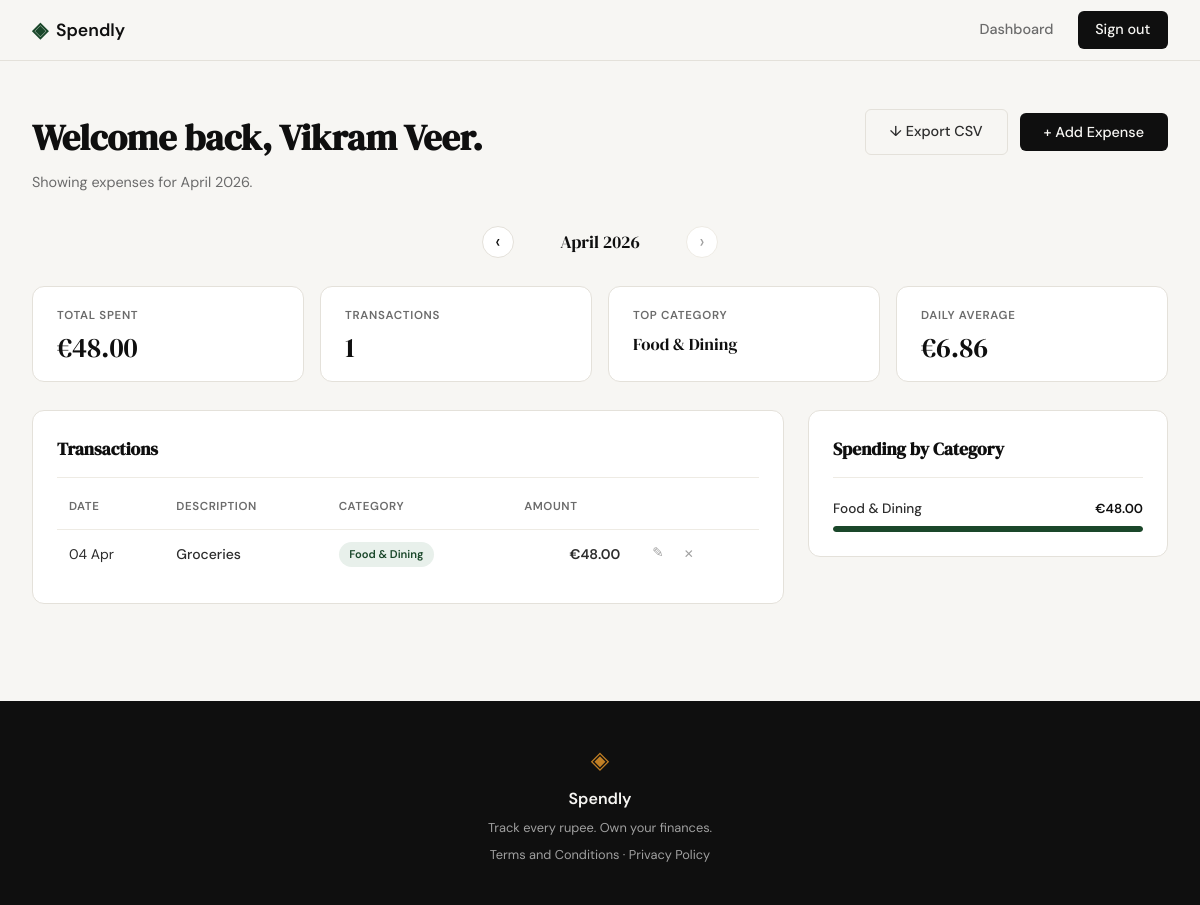
The page /dashboard (signed in) on the database its author committed.
### app.py (models this page shows)
class Expense(db.Model):
    id          = db.Column(db.Integer, primary_key=True)
    user_id     = db.Column(db.Integer, db.ForeignKey('user.id'), nullable=False)
    amount      = db.Column(db.Float, nullable=False)
    category    = db.Column(db.String(50), nullable=False)
    date        = db.Column(db.Date, nullable=False)
    description = db.Column(db.String(200), nullable=False)

### app.py (the view)
@app.route("/dashboard")
def dashboard():
    if "user_id" not in session:
        return redirect(url_for("login"))
    user_id = session["user_id"]
    today   = date.today()
    try:
        month = int(request.args.get("month", today.month))
        year  = int(request.args.get("year",  today.year))
        if date(year, month, 1) > today.replace(day=1):
            month, year = today.month, today.year
        selected = date(year, month, 1)
    except (ValueError, TypeError):
        return redirect(url_for("dashboard"))
    first_of_month = date(year, month, 1)
    nm, ny = next_month(month, year)
    last_of_month  = date(ny, nm, 1) - timedelta(days=1)
    monthly_expenses = (Expense.query
                        .filter_by(user_id=user_id)
                        .filter(Expense.date >= first_of_month,
                                Expense.date <= last_of_month)
                        .order_by(Expense.date.desc(), Expense.id.desc())
                        .all())
    total             = sum(e.amount for e in monthly_expenses)
    transaction_count = len(monthly_expenses)
    is_current = (year == today.year and month == today.month)
    elapsed    = today.day if is_current else days_in_month(month, year)
    daily_avg  = total / max(elapsed, 1)
    cat_totals = {}
    for e in monthly_expenses:
        cat_totals[e.category] = cat_totals.get(e.category, 0) + e.amount
    top_category      = max(cat_totals, key=cat_totals.get) if cat_totals else "—"
    sorted_categories = sorted(cat_totals.items(), key=lambda x: x[1], reverse=True)
    max_cat_amount    = sorted_categories[0][1] if sorted_categories else 1
    pm, py = prev_month(month, year)
    return render_template(
        "dashboard.html",
        expenses=monthly_expenses,
        total_this_month=total,
        transaction_count=transaction_count,
        top_category=top_category,
        daily_average=daily_avg,
        sorted_categories=sorted_categories,
        max_cat_amount=max_cat_amount,
        categories=CATEGORIES,
        today=today,
        selected=selected,
        is_current=is_current,
        prev_month=pm, prev_year=py,
        next_month=nm, next_year=ny,
    )

### app.py (called while the page is built)
def prev_month(month, year):
    if month == 1:
        return 12, year - 1
    return month - 1, year

def next_month(month, year):
    if month == 12:
        return 1, year + 1
    return month + 1, year

### templates/dashboard.html (shortened to what this page needs)
{% extends "base.html" %}
{% block head %}
<link rel="stylesheet" href="{{ url_for('static', filename='css/dashboard.css') }}">
{% endblock %}
{% block content %}
<div class="dash-page">
    <div class="dash-header">
        <div>
            <h1 class="dash-title">Welcome back, {{ session.user_name }}.</h1>
            <p class="dash-subtitle">Showing expenses for {{ selected.strftime('%B %Y') }}.</p>
        </div>
        <div class="dash-header-actions">
            <a href="/expenses/export" class="btn-ghost">↓ Export CSV</a>
            <button class="btn-primary" id="open-add-modal">+ Add Expense</button>
        </div>
    </div>
    <div class="month-nav">
        <a class="month-nav-btn"
           href="{{ url_for('dashboard', month=prev_month, year=prev_year) }}"
           aria-label="Previous month">‹</a>
        <span class="month-nav-label">{{ selected.strftime('%B %Y') }}</span>
        <a class="month-nav-btn {% if is_current %}month-nav-btn--disabled{% endif %}"
           aria-label="Next month">›</a>
    </div>
    <div class="stats-row">
        <div class="stat-tile">
            <p class="stat-tile-label">Total Spent</p>
            <p class="stat-tile-value">€{{ "%.2f"|format(total_this_month) }}</p>
        </div>
        <div class="stat-tile">
            <p class="stat-tile-label">Transactions</p>
            <p class="stat-tile-value">{{ transaction_count }}</p>
        </div>
        <div class="stat-tile">
            <p class="stat-tile-label">Top Category</p>
            <p class="stat-tile-value stat-tile-value--sm">{{ top_category }}</p>
        </div>
        <div class="stat-tile">
            <p class="stat-tile-label">Daily Average</p>
            <p class="stat-tile-value">€{{ "%.2f"|format(daily_average) }}</p>
        </div>
    </div>
    <div class="dash-grid">
        <div class="dash-card">
            <h2 class="dash-card-title">Transactions</h2>
            {% if expenses %}
            <table class="expense-table">
                <thead>
                    <tr>
                        <th>Date</th>
                        <th>Description</th>
                        <th>Category</th>
                        <th class="col-right">Amount</th>
                        <th></th>
                    </tr>
                </thead>
                <tbody>
                    {% for e in expenses %}
                    <tr>
                        <td class="exp-date">{{ e.date.strftime('%d %b') }}</td>
                        <td class="exp-desc">{{ e.description }}</td>
                        <td><span class="category-tag">{{ e.category }}</span></td>
                        <td class="exp-amount">€{{ "%.2f"|format(e.amount) }}</td>
                        <td class="exp-actions">
                            <button class="btn-edit"
                                    data-id="{{ e.id }}"
                                    data-amount="{{ e.amount }}"
                                    data-category="{{ e.category }}"
                                    data-date="{{ e.date }}"
                                    data-description="{{ e.description }}"
                                    aria-label="Edit">✎</button>
                            <form method="POST" action="/expenses/{{ e.id }}/delete"
                                  onsubmit="return confirm('Delete this expense?')">
                                <button type="submit" class="btn-delete" aria-label="Delete">✕</button>
                            </form>
                        </td>
                    </tr>
                    {% endfor %}
                </tbody>
            </table>
            {% else %}
            <div class="empty-state">
                <p class="empty-icon">○</p>
                <p>No expenses for {{ selected.strftime('%B %Y') }}.</p>
                <p>Click <strong>+ Add Expense</strong> to log one.</p>
            </div>
            {% endif %}
        </div>
        <div class="dash-right">
            <div class="dash-card">
                <h2 class="dash-card-title">Spending by Category</h2>
                {% if sorted_categories %}
                <div class="category-breakdown">
                    {% for cat, total in sorted_categories %}
                    <div class="cat-row">
                        <div class="cat-row-header">
                            <span class="cat-name">{{ cat }}</span>
                            <span class="cat-amount">€{{ "%.2f"|format(total) }}</span>
                        </div>
                        <div class="cat-track">
                            <div class="cat-bar"
                                 style="width: {{ [((total / max_cat_amount) * 100)|int, 2]|max }}%">
                            </div>
                        </div>
                    </div>
                    {% endfor %}
                </div>
                {% else %}
                <div class="empty-state">
                    <p>No data for this month.</p>
                </div>
                {% endif %}
            </div>
        </div>
    </div>
</div>
{% endblock %}

### templates/base.html (shortened to what this page needs)
<!DOCTYPE html>
<html lang="en">
<head>
    <link rel="stylesheet" href="{{ url_for('static', filename='css/style.css') }}">
    {% block head %}{% endblock %}
</head>
<body>
    <nav class="navbar">
        <div class="nav-inner">
            <a href="{{ url_for('landing') }}" class="nav-brand">
                <span class="brand-icon">◈</span>
                <span class="brand-name">Spendly</span>
            </a>
            <div class="nav-links">
                {% if session.user_id %}
                <a href="{{ url_for('dashboard') }}">Dashboard</a>
                <a href="{{ url_for('logout') }}" class="nav-cta">Sign out</a>
                {% else %}
                <a href="{{ url_for('login') }}">Sign in</a>
                <a href="{{ url_for('register') }}" class="nav-cta">Get started</a>
                {% endif %}
            </div>
        </div>
    </nav>
    <main class="main-content">
        {% block content %}{% endblock %}
    </main>
    <footer class="footer">
        <div class="footer-inner">
            <span class="brand-icon">◈</span>
            <span class="footer-name">Spendly</span>
            <p class="footer-copy">Track every rupee. Own your finances.</p>
            <p class="footer-copy"><a href="/terms">Terms and Conditions</a> · <a href="/privacy">Privacy Policy</a></p>
        </div>
    </footer>
</body>
</html>

### static/css/style.css (style rules this page uses)
:root { --ink: #0f0f0f; --ink-soft: #2d2d2d; --ink-muted: #6b6b6b; --ink-faint: #a0a0a0; --paper: #f7f6f3; --paper-warm: #f0ede6; --paper-card: #ffffff; --accent: #1a472a; --accent-light: #e8f0eb; --accent-2: #c17f24; --accent-2-light: #fdf3e3; --danger: #c0392b; --danger-light: #fdecea; --border: #e4e1da; --border-soft: #eeebe4; --font-display: 'DM Serif Display', Georgia, serif; --font-body: 'DM Sans', system-ui, sans-serif; --max-width: 1200px; --auth-width: 440px; --radius-sm: 6px; --radius-md: 12px; --radius-lg: 20px; }
*, *::before, *::after { box-sizing: border-box; margin: 0; padding: 0; }
html { font-size: 16px; scroll-behavior: smooth; }
body { background: var(--paper); color: var(--ink); font-family: var(--font-body); font-size: 1rem; line-height: 1.6; -webkit-font-smoothing: antialiased; }
a { color: inherit; text-decoration: none; }
.navbar { position: sticky; top: 0; z-index: 100; background: var(--paper); border-bottom: 1px solid var(--border); padding: 0 2rem; }
.nav-inner { max-width: var(--max-width); margin: 0 auto; height: 60px; display: flex; align-items: center; justify-content: space-between; }
.nav-brand { display: flex; align-items: center; gap: 0.5rem; font-family: var(--font-body); font-weight: 600; font-size: 1.1rem; color: var(--ink); }
.brand-icon { color: var(--accent); font-size: 1.3rem; }
.brand-name { color: var(--ink); }
.nav-links { display: flex; align-items: center; gap: 1.5rem; font-size: 0.9rem; font-weight: 500; }
.nav-links a { color: var(--ink-muted); transition: color 0.2s; }
.nav-cta { background: var(--ink) !important; color: var(--paper) !important; padding: 0.45rem 1.1rem; border-radius: var(--radius-sm); transition: background 0.2s !important; }
.main-content { min-height: calc(100vh - 60px - 100px); }
.btn-primary { display: inline-block; background: var(--ink); color: var(--paper); padding: 0.65rem 1.5rem; border-radius: var(--radius-sm); font-family: var(--font-body); font-size: 0.9rem; font-weight: 500; cursor: pointer; border: none; transition: background 0.2s; text-decoration: none; }
.btn-ghost { display: inline-block; background: transparent; color: var(--ink-soft); padding: 0.65rem 1.5rem; border-radius: var(--radius-sm); font-size: 0.9rem; font-weight: 500; border: 1px solid var(--border); transition: all 0.2s; text-decoration: none; }
.footer { background: var(--ink); color: var(--paper); padding: 2.5rem 2rem; text-align: center; }
.footer-inner { display: flex; flex-direction: column; align-items: center; gap: 0.4rem; }
.footer .brand-icon { color: var(--accent-2); font-size: 1.5rem; }
.footer-name { font-weight: 600; font-size: 1rem; }
.footer-copy { font-size: 0.8rem; color: var(--ink-faint); }

### rows shown on the page
Expense: category "Food & Dining", date "04 Apr", description "Groceries", amount "48.00", {{ [((total / max_cat_amount) * 100)|int, 2]|max }} 100 (drawn)

### other values the page prints
{{ session.user_name }} "Vikram Veer"
{{ selected.strftime('%B %Y') }} "April 2026"
{{ "%.2f"|format(total_this_month) }} "48.00"
{{ transaction_count }} "1"
{{ "%.2f"|format(daily_average) }} "6.86"
